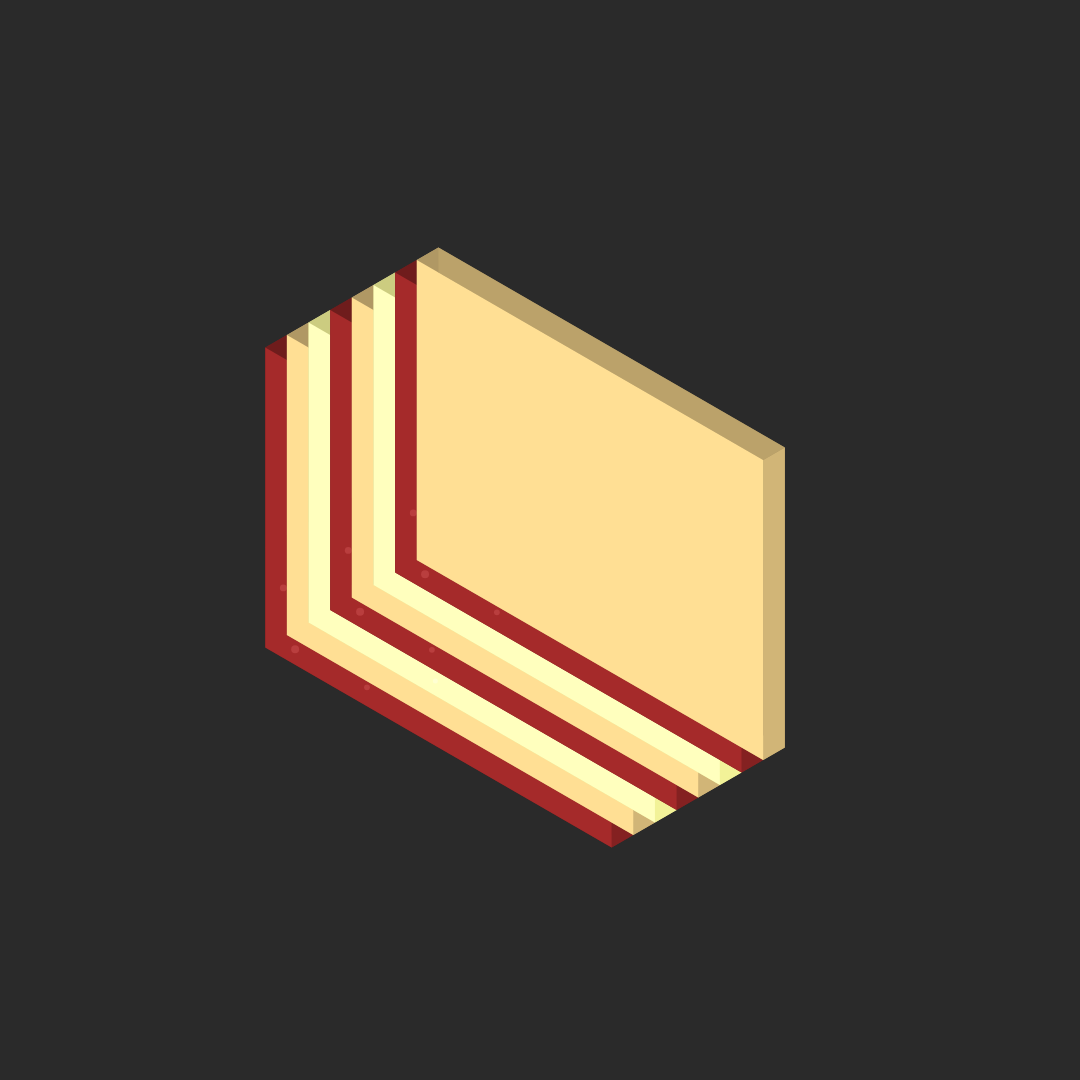
Frame 1 (no input)
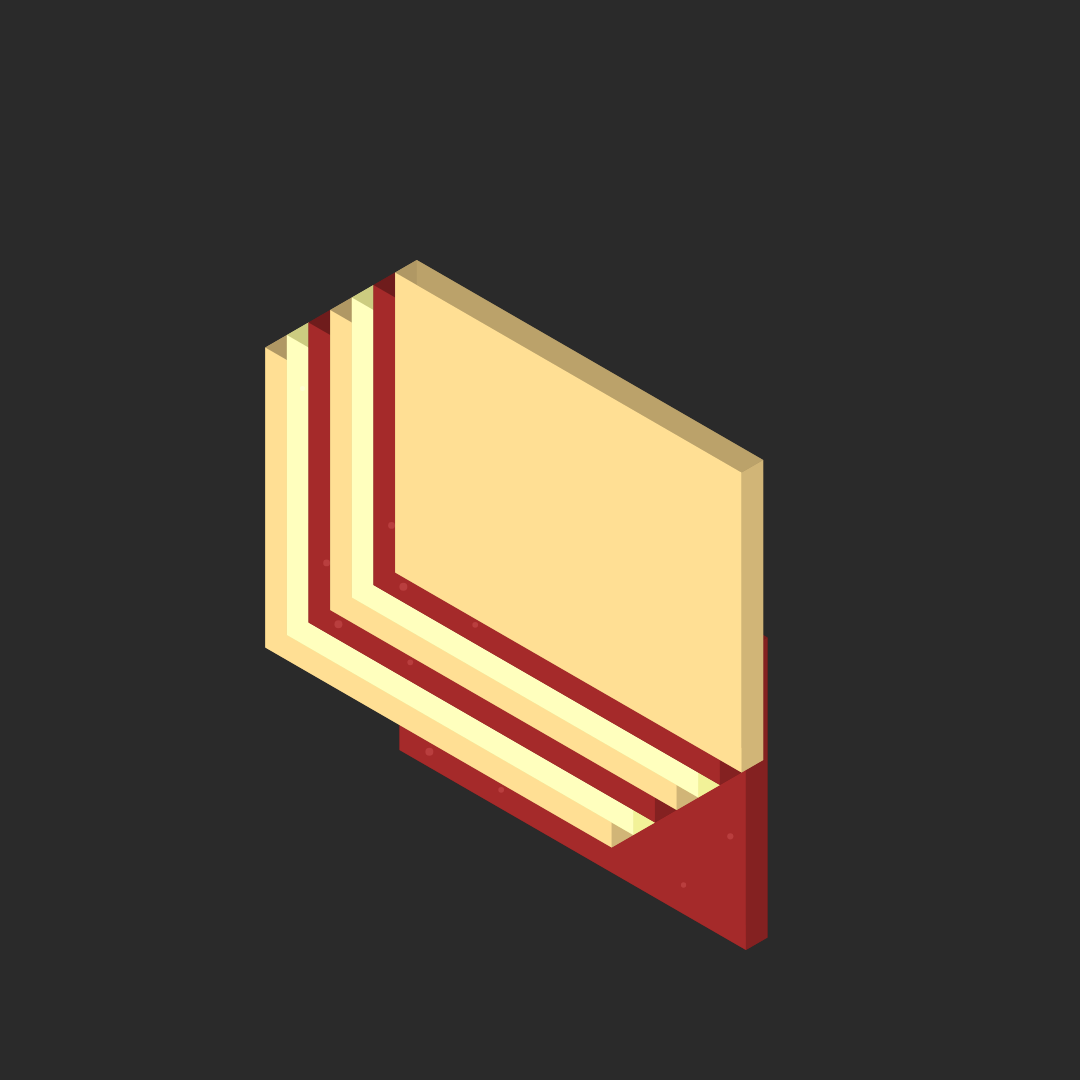
Frame 60 (no input)
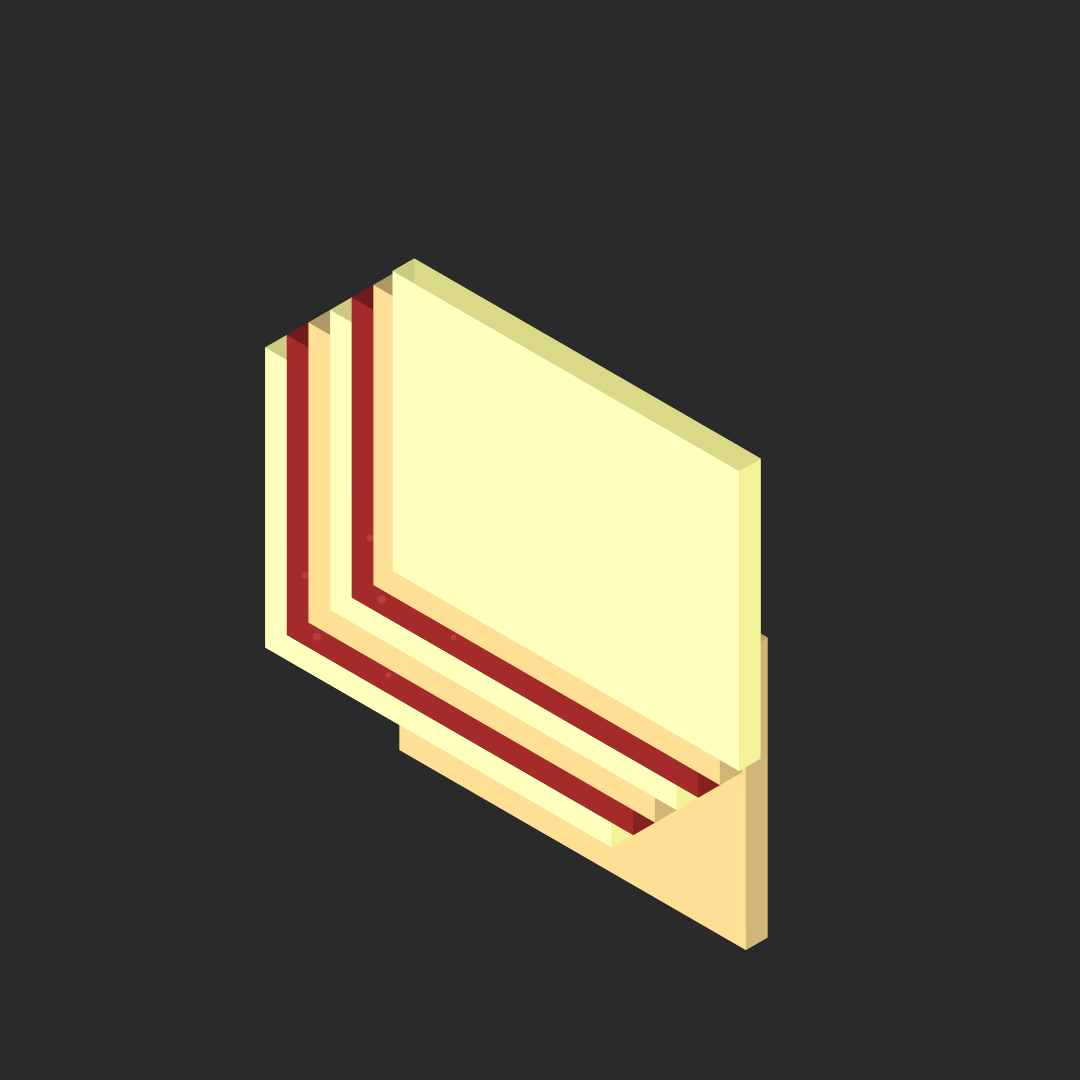
Frame 120 (the mouse pressed at the canvas centre since frame 60)

The p5.js sketch that drew these frames (run headless with seeded random() and noise() and a simulated clock; from frame 60 on, the mouse is pressed at the canvas centre):

// p5.js sketch
// ── sketch.js
// Animation speed control (lower = faster)
const ANIMATION_INTERVAL = 60; // Frames between new layers
const TRANSITION_SPEED = 0.1;   // Speed of layer movement (0-1)

let layers = [];
const LAYER_COUNT = 8;
const SQRT3 = Math.sqrt(3);

// Add a counter to track layer sequence
let layerCounter = 0;

// Store static meat textures
let meatTextures = [];

class LasagnaLayer {
    constructor(z, type, state = 'active') {
        this.z = z;
        this.type = type;
        this.width = 400;
        this.height = 300;
        this.depth = 25;
        this.state = state;
        this.xOffset = (state === 'entering') ? -1800 : 0;
        this.targetXOffset = 0;
        
        // Generate static texture positions if it's a meat layer and textures aren't set
        if (type === 'meat' && meatTextures.length === 0) {
            for (let i = 0; i < 30; i++) {
                meatTextures.push({
                    x: random(-this.width/2 + 10, this.width/2 - 10),
                    y: random(10, this.height - 10),
                    size: random(4, 8)
                });
            }
        }
    }

    isoProject(x, y, z) {
        return {
            x: (SQRT3 * (x + this.xOffset) - SQRT3 * z) / 2,
            y: (x + this.xOffset + 2 * y + z) / 2
        };
    }

    drawShape(points) {
        beginShape();
        for (let p of points) {
            let iso = this.isoProject(p.x, p.y, p.z + this.z);
            vertex(iso.x, iso.y);
        }
        endShape(CLOSE);
    }

    draw() {
        noStroke();
        
        // Set colors based on layer type
        let mainColor, sideColor;
        switch(this.type) {
            case 'pasta':
                mainColor = color(255, 223, 148);
                sideColor = color(220, 190, 125);
                break;
            case 'meat':
                mainColor = color(165, 42, 42);
                sideColor = color(139, 35, 35);
                break;
            case 'cheese':
                mainColor = color(255, 255, 190);
                sideColor = color(255, 255, 160);
                break;
        }

        // Draw all faces...
        // Bottom face
        fill(sideColor.levels[0] * 0.7, sideColor.levels[1] * 0.7, sideColor.levels[2] * 0.7);
        this.drawShape([
            {x: -this.width/2, y: 0, z: -this.depth},
            {x: this.width/2, y: 0, z: -this.depth},
            {x: this.width/2, y: this.height, z: -this.depth},
            {x: -this.width/2, y: this.height, z: -this.depth}
        ]);

        // Back face
        fill(sideColor.levels[0] * 0.85, sideColor.levels[1] * 0.85, sideColor.levels[2] * 0.85);
        this.drawShape([
            {x: -this.width/2, y: 0, z: 0},
            {x: this.width/2, y: 0, z: 0},
            {x: this.width/2, y: 0, z: -this.depth},
            {x: -this.width/2, y: 0, z: -this.depth}
        ]);

        // Front face
        fill(sideColor.levels[0] * 0.9, sideColor.levels[1] * 0.9, sideColor.levels[2] * 0.9);
        this.drawShape([
            {x: -this.width/2, y: this.height, z: 0},
            {x: this.width/2, y: this.height, z: 0},
            {x: this.width/2, y: this.height, z: -this.depth},
            {x: -this.width/2, y: this.height, z: -this.depth}
        ]);

        // Left face
        fill(sideColor.levels[0] * 0.8, sideColor.levels[1] * 0.8, sideColor.levels[2] * 0.8);
        this.drawShape([
            {x: -this.width/2, y: 0, z: 0},
            {x: -this.width/2, y: this.height, z: 0},
            {x: -this.width/2, y: this.height, z: -this.depth},
            {x: -this.width/2, y: 0, z: -this.depth}
        ]);

        // Right face
        fill(sideColor.levels[0] * 0.95, sideColor.levels[1] * 0.95, sideColor.levels[2] * 0.95);
        this.drawShape([
            {x: this.width/2, y: 0, z: 0},
            {x: this.width/2, y: this.height, z: 0},
            {x: this.width/2, y: this.height, z: -this.depth},
            {x: this.width/2, y: 0, z: -this.depth}
        ]);

        // Top face
        fill(mainColor);
        this.drawShape([
            {x: -this.width/2, y: 0, z: 0},
            {x: this.width/2, y: 0, z: 0},
            {x: this.width/2, y: this.height, z: 0},
            {x: -this.width/2, y: this.height, z: 0}
        ]);

        // Add texture details based on layer type
        if (this.type === 'cheese') {
            this.drawCheeseTexture(mainColor);
        } else if (this.type === 'meat') {
            this.drawMeatTexture(mainColor);
        }
    }

    drawCheeseTexture(baseColor) {
        fill(red(baseColor) + 20, green(baseColor) + 20, blue(baseColor) + 20);
        for (let i = 0; i < 20; i++) {
            let x = random(-this.width/2 + 10, this.width/2 - 10);
            let y = random(10, this.height - 10);
            let iso = this.isoProject(x, y, this.z);
            circle(iso.x, iso.y, 5);
        }
    }

    drawMeatTexture(baseColor) {
        fill(red(baseColor) + 20, green(baseColor) + 20, blue(baseColor) + 20);
        for (let texture of meatTextures) {
            let iso = this.isoProject(texture.x, texture.y, this.z);
            circle(iso.x, iso.y, texture.size);
        }
    }

    update() {
        if (this.state === 'entering') {
            this.xOffset += (this.targetXOffset - this.xOffset) * TRANSITION_SPEED;
            if (abs(this.xOffset - this.targetXOffset) < 1) {
                this.state = 'active';
                this.xOffset = this.targetXOffset;
            }
        } else if (this.state === 'exiting') {
            this.xOffset += (1800 - this.xOffset) * TRANSITION_SPEED;
            if (this.xOffset > 1790) {
                this.xOffset = 1800;
            }
        }
    }
}

function setup() {
    createCanvas(1080, 1080);
    
    // Create initial lasagna layers
    let z = 0;
    let layerTypes = ['pasta', 'meat', 'cheese'];
    for (let i = 0; i < LAYER_COUNT; i++) {
        layers.push(new LasagnaLayer(z, layerTypes[i % 3]));
        z += 25;
        layerCounter++; // Initialize the counter
    }
}

function draw() {
    background(42);
    // translate(width/2, height/3);
  // translate(width/2, height/2 - (LAYER_COUNT * 12));
  // translate(width/2, height/2 - 50);
translate(width/2 + 50, height/2 - 180);  
  
  // Manage layer addition and removal
    if (frameCount % ANIMATION_INTERVAL === 0) {
        // Only add new layer if we haven't reached the maximum
        if (layers.length <= LAYER_COUNT) {
            const layerTypes = ['pasta', 'meat', 'cheese'];
            let newType = layerTypes[layerCounter % 3]; // Use layerCounter instead of frameCount
            let newLayer = new LasagnaLayer(0, newType, 'entering');
            layers.unshift(newLayer);
            layerCounter++; // Increment counter
            
            // Adjust z positions for all other layers
            for (let i = 1; i < layers.length; i++) {
                layers[i].z += 25;
            }
        }
        
        // Mark the top layer for removal if we have enough layers
        if (layers.length > LAYER_COUNT) {
            layers[layers.length - 1].state = 'exiting';
        }
    }
  
    // Update and draw layers
    for (let i = layers.length - 1; i >= 0; i--) {
        layers[i].update();
        
        // Remove fully exited layers more precisely
        if (layers[i].state === 'exiting' && layers[i].xOffset >= 1790) {
            layers.splice(i, 1);
            continue;
        }
        
        layers[i].draw();
    }
}
